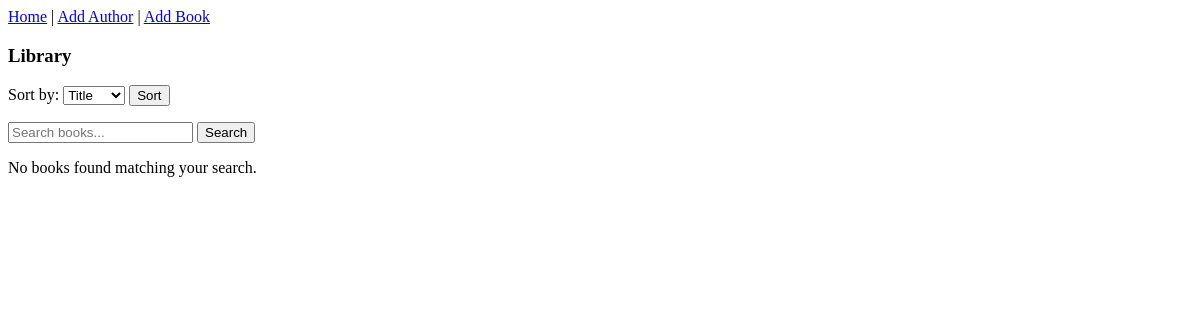
/, run on an earlier commit of the app's database.
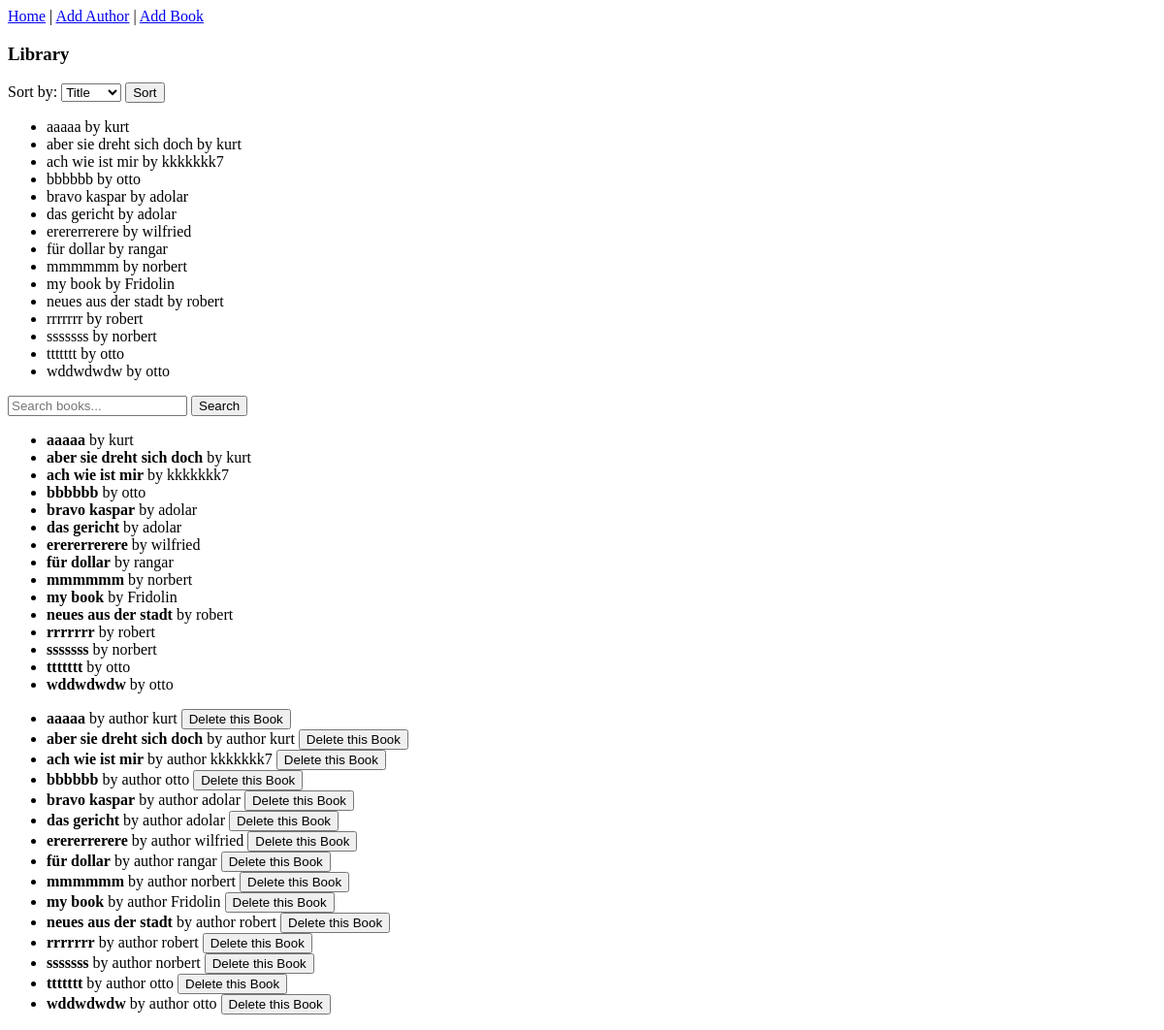
And on a later commit of the database.
### data_models.py (models this page shows, shortened)
class Book(db.Model):
    __tablename__ = 'book'
    id = db.Column(db.Integer, primary_key=True)
    isbn = db.Column(db.String(20), nullable=False, unique = True)
    title = db.Column(db.String(200), nullable=False)
    publication_year = db.Column(db.String(4), nullable=True)  # e.g., "2020"
    author_id = db.Column(db.Integer, db.ForeignKey('author.id'), nullable=False)

class Author(db.Model):
    __tablename__ = 'author'
    id = db.Column(db.Integer, primary_key=True)
    name = db.Column(db.String(100), nullable=False)
    birth_date = db.Column(db.String(10), nullable=True)
    date_of_death = db.Column(db.String(10), nullable=True)
    books = db.relationship('Book', backref='author', lazy=True)

### app.py (the view)
@app.route('/')
def home():
    sort = request.args.get('sort', 'title')
    if sort == 'author':
        books = Book.query.join(Author).order_by(Author.name).all()
    if sort == 'title':
        books = Book.query.order_by(Book.title).all()
    search_query = request.args.get('search')
    if search_query:
        books = Book.query.filter(
            (Book.title.ilike(f"%{search_query}%"))
        ).all()
    return render_template('home.html', books=books)

### templates/home.html (shortened to what this page needs)
<!DOCTYPE html>
<html lang="en">
  <head>
  </head>
  <body>
    <nav>
        <a href="{{ url_for('home') }}">Home</a> |
        <a href="{{ url_for('add_author') }}">Add Author</a> |
        <a href="{{ url_for('add_book') }}">Add Book</a>
    </nav>
    <h3>Library</h3>
    <form method="GET" action="/">
        <label>Sort by:</label>
        <select name="sort" >
            <option value="title">Title</option>
        </select>
        <button type="submit">Sort</button>
        <ul>
            {% for book in books %}
                <li>{{ book.title }} by {{ book.author.name }}</li>
            {% endfor %}
        </ul>
        <input type="text" name="search" placeholder="Search books..." />
        <button type="submit">Search</button>
    </form>
    {% if books %}
        <ul>
                {% for book in books %}
                        <li>
                            <strong>{{ book.title }}</strong> by {{ book.author.name }}
                        </li>
                {% endfor %}
        </ul>
    {% else %}
        <p>No books found matching your search.</p>
    {% endif %}
  <ul>
  {% for book in books %}
    <li>
      <strong>{{ book.title }}</strong> by author  {{ book.author.name }}
        <form action="{{ url_for('delete_book', book_id=book.id) }}" method="POST" style="display:inline;">
            <button type="submit" onclick="return confirm('Are you sure you want to delete this book?');">Delete this Book</button>
        </form>
    </li>
  {% endfor %}
</ul>
  </body>
</html>

What changed in the data, as far as the page shows it:
added Book: title "aaaaa", author.name "kurt"
added Book: title "aber sie dreht sich doch", author.name "kurt"
added Book: title "ach wie ist mir", author.name "kkkkkkk7"
added Book: title "bbbbbb", author.name "otto"
added Book: title "bravo kaspar", author.name "adolar"
added Book: title "das gericht", author.name "adolar"
added Book: title "erererrerere", author.name "wilfried"
added Book: title "für dollar", author.name "rangar"
added Book: title "mmmmmm", author.name "norbert"
added Book: title "my book", author.name "Fridolin"
added Book: title "neues aus der stadt", author.name "robert"
added Book: title "rrrrrrr", author.name "robert"
added Book: title "sssssss", author.name "norbert"
added Book: title "ttttttt", author.name "otto"
added Book: title "wddwdwdw", author.name "otto"
Also different on the page:
text no longer shown: "No books found matching your search."
